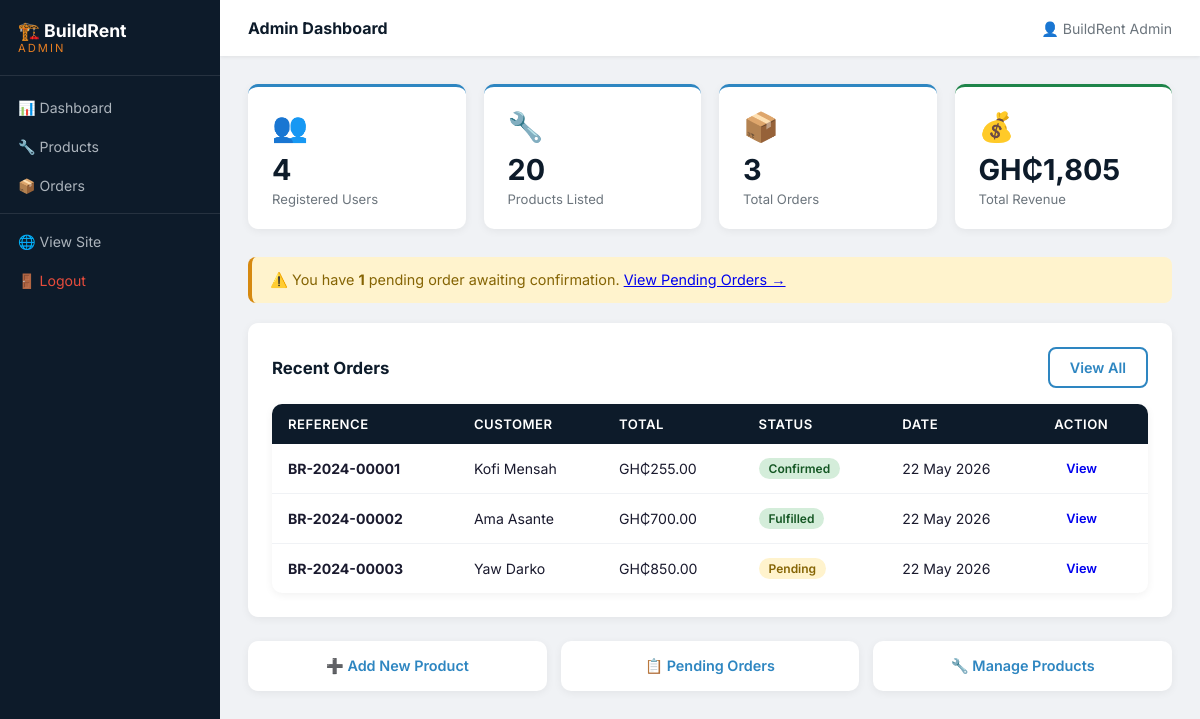
The page /admin/dashboard (signed in) on the database its author committed.
### tables this page shows
CREATE TABLE IF NOT EXISTS orders (
    id             INT AUTO_INCREMENT PRIMARY KEY,
    user_id        INT            NOT NULL,
    reference      VARCHAR(20)    NOT NULL UNIQUE,
    total_amount   DECIMAL(10,2)  NOT NULL DEFAULT 0.00,
    status         ENUM('pending','confirmed','fulfilled','cancelled','returned') NOT NULL DEFAULT 'pending',
    delivery_name  VARCHAR(120)   NOT NULL,
    delivery_address TEXT         NOT NULL,
    notes          TEXT           DEFAULT NULL,
    created_at     DATETIME       NOT NULL DEFAULT CURRENT_TIMESTAMP,
    updated_at     DATETIME       NOT NULL DEFAULT CURRENT_TIMESTAMP ON UPDATE CURRENT_TIMESTAMP,
    FOREIGN KEY (user_id) REFERENCES users(id) ON DELETE RESTRICT
);

CREATE TABLE IF NOT EXISTS users (
    id            INT AUTO_INCREMENT PRIMARY KEY,
    name          VARCHAR(120)  NOT NULL,
    email         VARCHAR(180)  NOT NULL UNIQUE,
    password_hash VARCHAR(255)  NOT NULL,
    phone         VARCHAR(20)   DEFAULT NULL,
    address       TEXT          DEFAULT NULL,
    role          ENUM('user','admin') NOT NULL DEFAULT 'user',
    created_at    DATETIME      NOT NULL DEFAULT CURRENT_TIMESTAMP,
    updated_at    DATETIME      NOT NULL DEFAULT CURRENT_TIMESTAMP ON UPDATE CURRENT_TIMESTAMP
);

### app/controllers/AdminController.php (called while the page is built, shortened)
<?php
require_once APP_ROOT . '/app/models/UserModel.php';
require_once APP_ROOT . '/app/models/ProductModel.php';
require_once APP_ROOT . '/app/models/OrderModel.php';
class AdminController {
    private UserModel    $userModel;
    private ProductModel $productModel;
    private OrderModel   $orderModel;
    public function __construct() {
        $this->userModel    = new UserModel();
        $this->productModel = new ProductModel();
        $this->orderModel   = new OrderModel();
    }
    public function dashboard(): void {
        $totalUsers    = count($this->userModel->getAll());
        $totalProducts = count($this->productModel->getAllAdmin());
        $allOrders     = $this->orderModel->getAll();
        $totalOrders   = count($allOrders);
        $totalRevenue  = array_sum(array_column($allOrders, 'total_amount'));
        $pendingOrders = count(array_filter($allOrders, fn($o) => $o['status'] === 'pending'));
        $recentOrders  = array_slice($allOrders, 0, 5);
        require APP_ROOT . '/app/views/shared/admin_layout_top.php';
        require APP_ROOT . '/app/views/admin/dashboard.php';
        require APP_ROOT . '/app/views/shared/admin_layout_bottom.php';
    }
}

### config/database.php (called while the page is built, shortened)
<?php
function getDB(): PDO {
    static $pdo = null;
    if ($pdo === null) {
        $dsn = "mysql:host=" . DB_HOST . ";dbname=" . DB_NAME . ";charset=" . DB_CHARSET;
        $options = [
            PDO::ATTR_ERRMODE            => PDO::ERRMODE_EXCEPTION,
            PDO::ATTR_DEFAULT_FETCH_MODE => PDO::FETCH_ASSOC,
            PDO::ATTR_EMULATE_PREPARES   => false,
        ];
        try {
            $pdo = new PDO($dsn, DB_USER, DB_PASS, $options);
        } catch (PDOException $e) {
            error_log("Database connection failed: " . $e->getMessage());
            die(json_encode(['error' => 'Database connection failed.']));
        }
    }
    return $pdo;
}

### app/models/UserModel.php (called while the page is built, shortened)
<?php
require_once APP_ROOT . '/config/database.php';
class UserModel {
    private PDO $db;
    public function __construct() {
        $this->db = getDB();
    }
    public function getAll(): array {
        return $this->db->query("SELECT id, name, email, phone, role, created_at FROM users ORDER BY created_at DESC")->fetchAll();
    }
}

### app/models/ProductModel.php (called while the page is built, shortened)
<?php
require_once APP_ROOT . '/config/database.php';
class ProductModel {
    private PDO $db;
    public function __construct() {
        $this->db = getDB();
    }
    public function getAllAdmin(): array {
        return $this->db->query(
            "SELECT p.*, c.name AS category_name
             FROM products p
             JOIN categories c ON p.category_id = c.id
             ORDER BY p.created_at DESC"
        )->fetchAll();
    }
}

### app/models/OrderModel.php (called while the page is built, shortened)
<?php
require_once APP_ROOT . '/config/database.php';
class OrderModel {
    private PDO $db;
    public function __construct() {
        $this->db = getDB();
    }
    public function getAll(string $status = ''): array {
        $sql = "SELECT o.*, u.name AS user_name FROM orders o JOIN users u ON o.user_id = u.id";
        $params = [];
        $sql .= " ORDER BY o.created_at DESC";
        $stmt = $this->db->prepare($sql);
        $stmt->execute($params);
        return $stmt->fetchAll();
    }
}

### app/views/admin/dashboard.php (the view, shortened to what this page needs)
<div class="stats-grid">
  <div class="stat-card">
    <div class="stat-icon">👥</div>
    <div class="stat-value"><?= $totalUsers ?></div>
    <div class="stat-label">Registered Users</div>
  </div>
  <div class="stat-card">
    <div class="stat-icon">🔧</div>
    <div class="stat-value"><?= $totalProducts ?></div>
    <div class="stat-label">Products Listed</div>
  </div>
  <div class="stat-card">
    <div class="stat-icon">📦</div>
    <div class="stat-value"><?= $totalOrders ?></div>
    <div class="stat-label">Total Orders</div>
  </div>
  <div class="stat-card stat-highlight">
    <div class="stat-icon">💰</div>
    <div class="stat-value">GH₵<?= number_format($totalRevenue, 0) ?></div>
    <div class="stat-label">Total Revenue</div>
  </div>
</div>
<?php if ($pendingOrders > 0): ?>
  <div class="alert alert-warning">
    ⚠️ You have <strong><?= $pendingOrders ?></strong> pending order<?= $pendingOrders > 1 ? 's' : '' ?> awaiting confirmation.
    <a href="/admin/orders?status=pending">View Pending Orders →</a>
  </div>
<?php endif; ?>
<div class="admin-section">
  <div class="section-header">
    <h2>Recent Orders</h2>
    <a href="/admin/orders" class="btn btn-outline">View All</a>
  </div>
  <table class="admin-table">
    <thead>
      <tr><th>Reference</th><th>Customer</th><th>Total</th><th>Status</th><th>Date</th><th>Action</th></tr>
    </thead>
    <tbody>
      <?php foreach ($recentOrders as $order): ?>
        <tr>
          <td><strong><?= htmlspecialchars($order['reference']) ?></strong></td>
          <td><?= htmlspecialchars($order['user_name']) ?></td>
          <td>GH₵<?= number_format($order['total_amount'], 2) ?></td>
          <td><span class="badge badge-<?= match($order['status']) {
            'confirmed'=>'green','fulfilled'=>'green','pending'=>'amber','cancelled'=>'red','returned'=>'blue',default=>'grey'
          } ?>"><?= ucfirst($order['status']) ?></span></td>
          <td><?= date('d M Y', strtotime($order['created_at'])) ?></td>
          <td><a href="/admin/orders/<?= $order['id'] ?>" class="btn btn-sm">View</a></td>
        </tr>
      <?php endforeach; ?>
    </tbody>
  </table>
</div>
<div class="admin-quick-links">
  <a href="/admin/products/create" class="quick-link">➕ Add New Product</a>
  <a href="/admin/orders?status=pending" class="quick-link">📋 Pending Orders</a>
  <a href="/admin/products" class="quick-link">🔧 Manage Products</a>
</div>

### public/css/style.css (style rules this page uses)
*, *::before, *::after { box-sizing: border-box; margin: 0; padding: 0; }
:root { --navy: #0D1B2A; --blue: #1B4F72; --mid: #2E86C1; --accent: #E67E22; --green: #1E8449; --red: #C0392B; --amber: #D68910; --light: #EBF5FB; --grey: #F4F6F9; --text: #1a1a2e; --muted: #6c757d; --radius: 8px; --shadow: 0 2px 12px rgba(0,0,0,0.08); }
body { font-family: 'Inter', sans-serif; color: var(--text); background: #f8f9fb; }
.btn { display: inline-block; padding: 10px 20px; border-radius: var(--radius); font-size: 0.9rem; font-weight: 600; cursor: pointer; text-decoration: none; border: none; transition: all 0.2s; text-align: center; }
.btn-outline { background: transparent; color: var(--mid); border: 2px solid var(--mid); }
.btn-sm { padding: 5px 12px; font-size: 0.8rem; }
.alert { padding: 14px 18px; border-radius: var(--radius); margin-bottom: 20px; font-size: 0.9rem; }
.alert-warning { background: #fff3cd; color: #856404; border-left: 4px solid var(--amber); }
.badge { display: inline-block; padding: 3px 10px; border-radius: 20px; font-size: 0.75rem; font-weight: 600; }
.badge-green { background: #d4edda; color: #155724; }
.badge-amber { background: #fff3cd; color: #856404; }

### public/css/admin.css (style rules this page uses)
.admin-body { background: #f0f2f5; }
.stats-grid { display: grid; grid-template-columns: repeat(4, 1fr); gap: 18px; margin-bottom: 28px; }
.stat-card { background: #fff; border-radius: 10px; padding: 22px 24px; box-shadow: 0 2px 8px rgba(0,0,0,0.06); border-top: 3px solid #2E86C1; }
.stat-highlight { border-top-color: #1E8449; }
.stat-icon { font-size: 1.8rem; margin-bottom: 8px; }
.stat-value { font-size: 1.8rem; font-weight: 700; color: #0D1B2A; }
.stat-label { font-size: 0.82rem; color: #6c757d; margin-top: 4px; }
.admin-table { width: 100%; border-collapse: collapse; background: #fff; border-radius: 10px; box-shadow: 0 2px 8px rgba(0,0,0,0.06); overflow: hidden; margin-top: 12px; }
.admin-table thead { background: #0D1B2A; color: #fff; }
.admin-table th { padding: 12px 16px; text-align: left; font-size: 0.82rem; font-weight: 600; text-transform: uppercase; letter-spacing: 0.5px; }
.admin-table td { padding: 12px 16px; border-bottom: 1px solid #f0f2f5; font-size: 0.88rem; vertical-align: middle; }
.admin-table tbody tr:last-child td { border-bottom: none; }
.admin-section { background: #fff; border-radius: 10px; padding: 24px; box-shadow: 0 2px 8px rgba(0,0,0,0.06); margin-bottom: 24px; }
.section-header { display: flex; justify-content: space-between; align-items: center; margin-bottom: 16px; }
.section-header h2 { font-size: 1.05rem; font-weight: 700; color: #0D1B2A; }
.admin-quick-links { display: flex; gap: 14px; margin-top: 20px; }
.quick-link { background: #fff; border-radius: 10px; padding: 16px 20px; box-shadow: 0 2px 8px rgba(0,0,0,0.06); text-decoration: none; color: #2E86C1; font-weight: 600; font-size: 0.9rem; flex: 1; text-align: center; transition: all 0.2s; }

### rows shown on the page
orders: reference "BR-2024-00001", user.name "Kofi Mensah", total_amount "255.00", status "Confirmed", created_at "22 May 2026"
orders: reference "BR-2024-00002", user.name "Ama Asante", total_amount "700.00", status "Fulfilled", created_at "22 May 2026"
orders: reference "BR-2024-00003", user.name "Yaw Darko", total_amount "850.00", status "Pending", created_at "22 May 2026"

### other values the page prints
$pageTitle "Admin Dashboard"
$_SESSION['user_name'] "BuildRent Admin"
$totalUsers "4"
$totalProducts "20"
$totalOrders "3"
$totalRevenue "1,805"
$pendingOrders "1"
